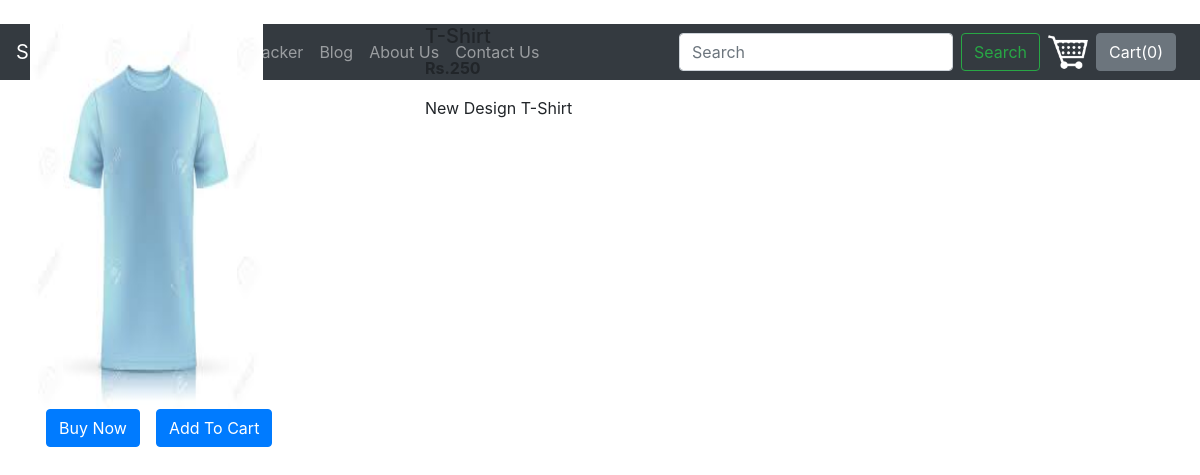
The app's page /shop/products/15 with its own data.
### shop/models.py (models this page shows, shortened)
class Product(models.Model):
    product_id = models.AutoField
    product_name = models.CharField(max_length=50)
    category = models.CharField(max_length=50, default="")
    subcategory = models.CharField(max_length=50, default="")
    price = models.IntegerField(default=0)
    desc = models.CharField(max_length=300)
    pub_date = models.DateField()
    image = models.ImageField(upload_to='shop/images', default="")

### shop/views.py (the view)
# urls.py: path("products/<int:myid>", views.productView, name="ProductView"),
def productView(request,myid):
    product = Product.objects.filter(id=myid)
    return render(request, 'shop/prodview.html', {'product': product[0]})

### shop/templates/shop/prodview.html (shortened to what this page needs)
{% extends 'shop/basic.html' %}
{% block body %}
<div class="container my-4">
    <div class="row">
        <div class="col-md-4">
            <div class="row">
                <img src="/media/{{product.image}}" width="233px" height="385px">
            </div>
            <div class="row">
                <button class="btn btn-primary mx-3">Buy Now</button>
                <button class="btn btn-primary">Add To Cart</button>
            </div>
        </div>
        <div class="col-md-8">
            <h5>{{product.product_name}}</h5>
            <p><b>Rs.{{product.price}} </b></p>
            <p>{{product.desc}}</p>
        </div>
    </div>
</div>
{% endblock %}

### records on screen
Product: image (picture), product_name "T-Shirt", price "250", desc "New Design T-Shirt"
